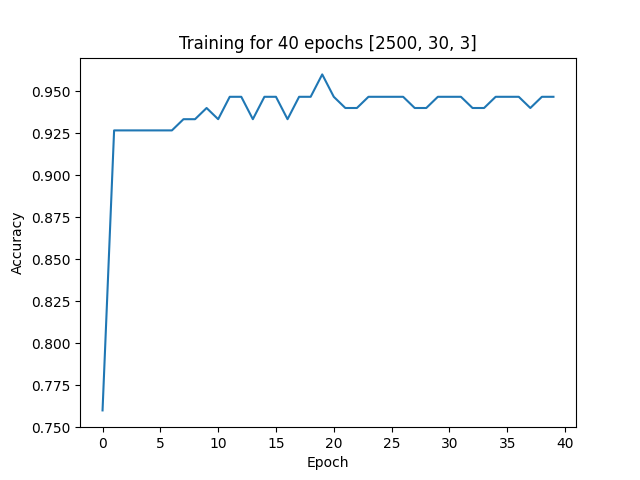

Python code for this plot:
import numpy as np
from nn import Network

# Translate the identifier to a vector, e.g. 'a' -> [1, 0, 0]
# You can introduce your  own identifiers here
def identifier_to_vector(identifier):
    if identifier == 'a':
        return np.array([1, 0, 0])
    elif identifier == 'b':
        return np.array([0, 1, 0])
    elif identifier == 'c':
        return np.array([0, 0, 1])

# Read the training data from the file. The file should have the following format:
#   <identifier> <pixel 1> <pixel 2> ... <pixel 2500>
def read_training_data(path):
    training_data = []
    with open(path) as f:
        lines = f.readlines()
        for i in range(len(lines)):
            entries = lines[i].split()
            identifier_vector = identifier_to_vector(entries.pop(0))
            greyscale_vector = np.array([float(x)/255.0 for x in entries])

            # Reshape to col vectors
            greyscale_vector = greyscale_vector.reshape((len(greyscale_vector), 1))
            identifier_vector = identifier_vector.reshape((len(identifier_vector), 1))

            training_data.append((greyscale_vector, identifier_vector))

    return training_data


# Create multiple networks and train them to find the best one
# If the accuracy is not good enough, create a new network and start over
# Saves the current best network to networks/trained_network_<accuracy>.dat
def train_network_loop(training_data, structure, test_data=None):
    print("Training network with {0} training examples and {1} validation chars".format(len(training_data), len(test_data)))
    print("Network structure: {0}".format(structure))

    found_best = False
    best_accuracy = 0
    best_net = None
    print("Starting to train networks to find the best one")

    while not found_best:
        net = Network(structure)
        accuracy = net.SGD(training_data, 40, 10, 3, test_data, True)
        if accuracy > best_accuracy:
            best_accuracy = accuracy
            best_net = net
            best_net.save("networks/trained_network_" + str(int(np.round(100 *  best_accuracy))) + ".dat")
            print("Found new best accuracy: {0}%".format(np.round(100 * best_accuracy)))
        
        # Stop if we have a good enough accuracy
        if best_accuracy > 0.99:
            found_best = True

# Train a single network and save it to a file
def train_network(training_data, test_data, structure, save_path):
    print("Training network with {0} training examples and {1} validation chars".format(len(training_data), len(test_data)))
    print("Network structure: {0}".format(structure))
    net = Network(structure)
    accuracy =net.SGD(training_data, 40, 10, 3, test_data, False)
    net.save(save_path)
    print("Saved network with {0}% accuracy to {1}".format(np.round(100 * accuracy), save_path))

if __name__ == "__main__":
    # Load the training data from file
    training_data = read_training_data("data/training.dat") # Change this to your training data
    test_data = read_training_data("data/validation.dat") # Change this to your validation data

    # Train the network with either train_network_loop or train_network
    # train_network_loop(training_data, [2500, 30, 3], test_data)
    train_network(training_data, test_data, [2500, 30, 3], "networks/trained_network.dat")